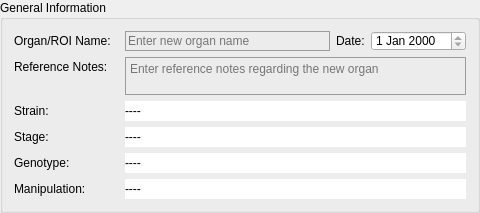
         <widget class="QGroupBox" name="organ_info">
          <property name="sizePolicy">
           <sizepolicy hsizetype="Preferred" vsizetype="Maximum">
            <horstretch>0</horstretch>
            <verstretch>0</verstretch>
           </sizepolicy>
          </property>
          <property name="styleSheet">
           <string notr="true">QGroupBox#organ_info{font: 25 italic 10pt &quot;Calibri Light&quot;;}

</string>
          </property>
          <property name="title">
           <string>General Information</string>
          </property>
          <layout class="QVBoxLayout" name="verticalLayout_16">
           <item>
            <layout class="QFormLayout" name="formLayout_2">
             <item row="0" column="0">
              <widget class="QLabel" name="lab_proj_name_3">
               <property name="sizePolicy">
                <sizepolicy hsizetype="Fixed" vsizetype="Preferred">
                 <horstretch>0</horstretch>
                 <verstretch>0</verstretch>
                </sizepolicy>
               </property>
               <property name="minimumSize">
                <size>
                 <width>105</width>
                 <height>20</height>
                </size>
               </property>
               <property name="maximumSize">
                <size>
                 <width>105</width>
                 <height>20</height>
                </size>
               </property>
               <property name="styleSheet">
                <string notr="true">font: 25 10pt &quot;Calibri Light&quot;;</string>
               </property>
               <property name="text">
                <string>Organ/ROI Name:</string>
               </property>
              </widget>
             </item>
             <item row="0" column="1">
              <layout class="QHBoxLayout" name="horizontalLayout_9">
               <item>
                <widget class="QLineEdit" name="lineEdit_organ_name">
                 <property name="minimumSize">
                  <size>
                   <width>120</width>
                   <height>20</height>
                  </size>
                 </property>
                 <property name="maximumSize">
                  <size>
                   <width>16777215</width>
                   <height>20</height>
                  </size>
                 </property>
                 <property name="focusPolicy">
                  <enum>Qt::NoFocus</enum>
                 </property>
                 <property name="layoutDirection">
                  <enum>Qt::RightToLeft</enum>
                 </property>
                 <property name="styleSheet">
                  <string notr="true">QLineEdit {background-color: rgba(0,0,0,0);
border: 1px solid rgb(156, 156, 156);
font: 25 10pt &quot;Calibri Light&quot;;
font-family: &quot;Calibri Light&quot;;
}
QLineEdit:focus { border: 1px solid #eb6fbd;}
					</string>
                 </property>
                 <property name="maxLength">
                  <number>20</number>
                 </property>
                 <property name="frame">
                  <bool>true</bool>
                 </property>
                 <property name="readOnly">
                  <bool>true</bool>
                 </property>
                 <property name="placeholderText">
                  <string>Enter new organ name</string>
                 </property>
                </widget>
               </item>
               <item>
                <widget class="QLabel" name="lab_proj_name_2">
                 <property name="minimumSize">
                  <size>
                   <width>0</width>
                   <height>20</height>
                  </size>
                 </property>
                 <property name="maximumSize">
                  <size>
                   <width>16777215</width>
                   <height>20</height>
                  </size>
                 </property>
                 <property name="styleSheet">
                  <string notr="true">font: 25 10pt &quot;Calibri Light&quot;;</string>
                 </property>
                 <property name="text">
                  <string>Date:</string>
                 </property>
                </widget>
               </item>
               <item>
                <widget class="QDateEdit" name="dateEdit">
                 <property name="minimumSize">
                  <size>
                   <width>0</width>
                   <height>20</height>
                  </size>
                 </property>
                 <property name="maximumSize">
                  <size>
                   <width>16777215</width>
                   <height>20</height>
                  </size>
                 </property>
                 <property name="styleSheet">
                  <string notr="true">font: 25 9pt &quot;Calibri Light&quot;;</string>
                 </property>
                 <property name="readOnly">
                  <bool>true</bool>
                 </property>
                </widget>
               </item>
              </layout>
             </item>
             <item row="1" column="0">
              <widget class="QLabel" name="lab_ref_notes_2">
               <property name="sizePolicy">
                <sizepolicy hsizetype="Fixed" vsizetype="Preferred">
                 <horstretch>0</horstretch>
                 <verstretch>0</verstretch>
                </sizepolicy>
               </property>
               <property name="minimumSize">
                <size>
                 <width>105</width>
                 <height>20</height>
                </size>
               </property>
               <property name="maximumSize">
                <size>
                 <width>105</width>
                 <height>20</height>
                </size>
               </property>
               <property name="styleSheet">
                <string notr="true">font: 25 10pt &quot;Calibri Light&quot;;</string>
               </property>
               <property name="text">
                <string>Reference Notes: </string>
               </property>
              </widget>
             </item>
             <item row="1" column="1">
              <widget class="QTextEdit" name="textEdit_ref_notes">
               <property name="minimumSize">
                <size>
                 <width>341</width>
                 <height>38</height>
                </size>
               </property>
               <property name="maximumSize">
                <size>
                 <width>16777215</width>
                 <height>38</height>
                </size>
               </property>
               <property name="focusPolicy">
                <enum>Qt::NoFocus</enum>
               </property>
               <property name="styleSheet">
                <string notr="true">QTextEdit {background-color: rgba(0,0,0,0);
border: 1px solid rgb(156, 156, 156);
font: 25 10pt &quot;Calibri Light&quot;;
font-family: &quot;Calibri Light&quot;;
}
QTextEdit:focus { border: 1px solid #eb6fbd;}

QScrollBar:vertical {
	background-color: rgb(255, 255, 255);
  	width: 12px;
}

QScrollBar::handle:vertical {
	background-color: rgb(162, 0, 122);
	min-height: 30px;
	border-radius: 6px;
}

QScrollBar::handle:vertical:hover {
	background-color:rgb(0, 0, 0);
}

					</string>
               </property>
               <property name="documentTitle">
                <string/>
               </property>
               <property name="readOnly">
                <bool>true</bool>
               </property>
               <property name="html">
                <string>&lt;!DOCTYPE HTML PUBLIC &quot;-//W3C//DTD HTML 4.0//EN&quot; &quot;http://www.w3.org/TR/REC-html40/strict.dtd&quot;&gt;
&lt;html&gt;&lt;head&gt;&lt;meta name=&quot;qrichtext&quot; content=&quot;1&quot; /&gt;&lt;style type=&quot;text/css&quot;&gt;
p, li { white-space: pre-wrap; }
&lt;/style&gt;&lt;/head&gt;&lt;body style=&quot; font-family:'Calibri Light'; font-size:10pt; font-weight:24; font-style:normal;&quot;&gt;
&lt;p style=&quot;-qt-paragraph-type:empty; margin-top:0px; margin-bottom:0px; margin-left:0px; margin-right:0px; -qt-block-indent:0; text-indent:0px;&quot;&gt;&lt;br /&gt;&lt;/p&gt;&lt;/body&gt;&lt;/html&gt;</string>
               </property>
               <property name="placeholderText">
                <string>Enter reference notes regarding the new organ</string>
               </property>
              </widget>
             </item>
             <item row="2" column="0">
              <widget class="QLabel" name="lab_proj_name_4">
               <property name="sizePolicy">
                <sizepolicy hsizetype="Fixed" vsizetype="Preferred">
                 <horstretch>0</horstretch>
                 <verstretch>0</verstretch>
                </sizepolicy>
               </property>
               <property name="minimumSize">
                <size>
                 <width>105</width>
                 <height>20</height>
                </size>
               </property>
               <property name="maximumSize">
                <size>
                 <width>105</width>
                 <height>20</height>
                </size>
               </property>
               <property name="styleSheet">
                <string notr="true">font: 25 10pt &quot;Calibri Light&quot;;</string>
               </property>
               <property name="text">
                <string>Strain:</string>
               </property>
              </widget>
             </item>
             <item row="3" column="0">
              <widget class="QLabel" name="lab_proj_name_5">
               <property name="sizePolicy">
                <sizepolicy hsizetype="Fixed" vsizetype="Preferred">
                 <horstretch>0</horstretch>
                 <verstretch>0</verstretch>
                </sizepolicy>
               </property>
               <property name="minimumSize">
                <size>
                 <width>105</width>
                 <height>20</height>
                </size>
               </property>
               <property name="maximumSize">
                <size>
                 <width>105</width>
                 <height>20</height>
                </size>
               </property>
               <property name="styleSheet">
                <string notr="true">font: 25 10pt &quot;Calibri Light&quot;;</string>
               </property>
               <property name="text">
                <string>Stage:</string>
               </property>
              </widget>
             </item>
             <item row="4" column="0">
              <widget class="QLabel" name="lab_proj_name_6">
               <property name="sizePolicy">
                <sizepolicy hsizetype="Fixed" vsizetype="Preferred">
                 <horstretch>0</horstretch>
                 <verstretch>0</verstretch>
                </sizepolicy>
               </property>
               <property name="minimumSize">
                <size>
                 <width>105</width>
                 <height>20</height>
                </size>
               </property>
               <property name="maximumSize">
                <size>
                 <width>105</width>
                 <height>20</height>
                </size>
               </property>
               <property name="styleSheet">
                <string notr="true">font: 25 10pt &quot;Calibri Light&quot;;</string>
               </property>
               <property name="text">
                <string>Genotype:</string>
               </property>
              </widget>
             </item>
             <item row="5" column="0">
              <widget class="QLabel" name="lab_proj_name_7">
               <property name="sizePolicy">
                <sizepolicy hsizetype="Fixed" vsizetype="Preferred">
                 <horstretch>0</horstretch>
                 <verstretch>0</verstretch>
                </sizepolicy>
               </property>
               <property name="minimumSize">
                <size>
                 <width>105</width>
                 <height>20</height>
                </size>
               </property>
               <property name="maximumSize">
                <size>
                 <width>105</width>
                 <height>20</height>
                </size>
               </property>
               <property name="styleSheet">
                <string notr="true">font: 25 10pt &quot;Calibri Light&quot;;</string>
               </property>
               <property name="text">
                <string>Manipulation:</string>
               </property>
              </widget>
             </item>
             <item row="2" column="1">
              <widget class="QLabel" name="cB_strain">
               <property name="minimumSize">
                <size>
                 <width>140</width>
                 <height>20</height>
                </size>
               </property>
               <property name="maximumSize">
                <size>
                 <width>16777215</width>
                 <height>20</height>
                </size>
               </property>
               <property name="styleSheet">
                <string notr="true">font: 25 10pt &quot;Calibri Light&quot;;
background-color: rgb(255, 255, 255);
border: rgb(94, 94, 94);</string>
               </property>
               <property name="frameShape">
                <enum>QFrame::Box</enum>
               </property>
               <property name="text">
                <string>----</string>
               </property>
               <property name="alignment">
                <set>Qt::AlignLeading|Qt::AlignLeft|Qt::AlignVCenter</set>
               </property>
              </widget>
             </item>
             <item row="3" column="1">
              <widget class="QLabel" name="cB_stage">
               <property name="minimumSize">
                <size>
                 <width>140</width>
                 <height>20</height>
                </size>
               </property>
               <property name="maximumSize">
                <size>
                 <width>16777215</width>
                 <height>20</height>
                </size>
               </property>
               <property name="styleSheet">
                <string notr="true">font: 25 10pt &quot;Calibri Light&quot;;
background-color: rgb(255, 255, 255);
border: rgb(94, 94, 94);</string>
               </property>
               <property name="frameShape">
                <enum>QFrame::Box</enum>
               </property>
               <property name="text">
                <string>----</string>
               </property>
               <property name="alignment">
                <set>Qt::AlignLeading|Qt::AlignLeft|Qt::AlignVCenter</set>
               </property>
              </widget>
             </item>
             <item row="4" column="1">
              <widget class="QLabel" name="cB_genotype">
               <property name="minimumSize">
                <size>
                 <width>140</width>
                 <height>20</height>
                </size>
               </property>
               <property name="maximumSize">
                <size>
                 <width>16777215</width>
                 <height>20</height>
                </size>
               </property>
               <property name="styleSheet">
                <string notr="true">font: 25 10pt &quot;Calibri Light&quot;;
background-color: rgb(255, 255, 255);
border: rgb(94, 94, 94);</string>
               </property>
               <property name="frameShape">
                <enum>QFrame::Box</enum>
               </property>
               <property name="text">
                <string>----</string>
               </property>
               <property name="alignment">
                <set>Qt::AlignLeading|Qt::AlignLeft|Qt::AlignVCenter</set>
               </property>
              </widget>
             </item>
             <item row="5" column="1">
              <widget class="QLabel" name="cB_manipulation">
               <property name="minimumSize">
                <size>
                 <width>140</width>
                 <height>20</height>
                </size>
               </property>
               <property name="maximumSize">
                <size>
                 <width>16777215</width>
                 <height>20</height>
                </size>
               </property>
               <property name="styleSheet">
                <string notr="true">font: 25 10pt &quot;Calibri Light&quot;;
background-color: rgb(255, 255, 255);
border: rgb(94, 94, 94);</string>
               </property>
               <property name="frameShape">
                <enum>QFrame::Box</enum>
               </property>
               <property name="text">
                <string>----</string>
               </property>
               <property name="alignment">
                <set>Qt::AlignLeading|Qt::AlignLeft|Qt::AlignVCenter</set>
               </property>
              </widget>
             </item>
            </layout>
           </item>
          </layout>
         </widget>
